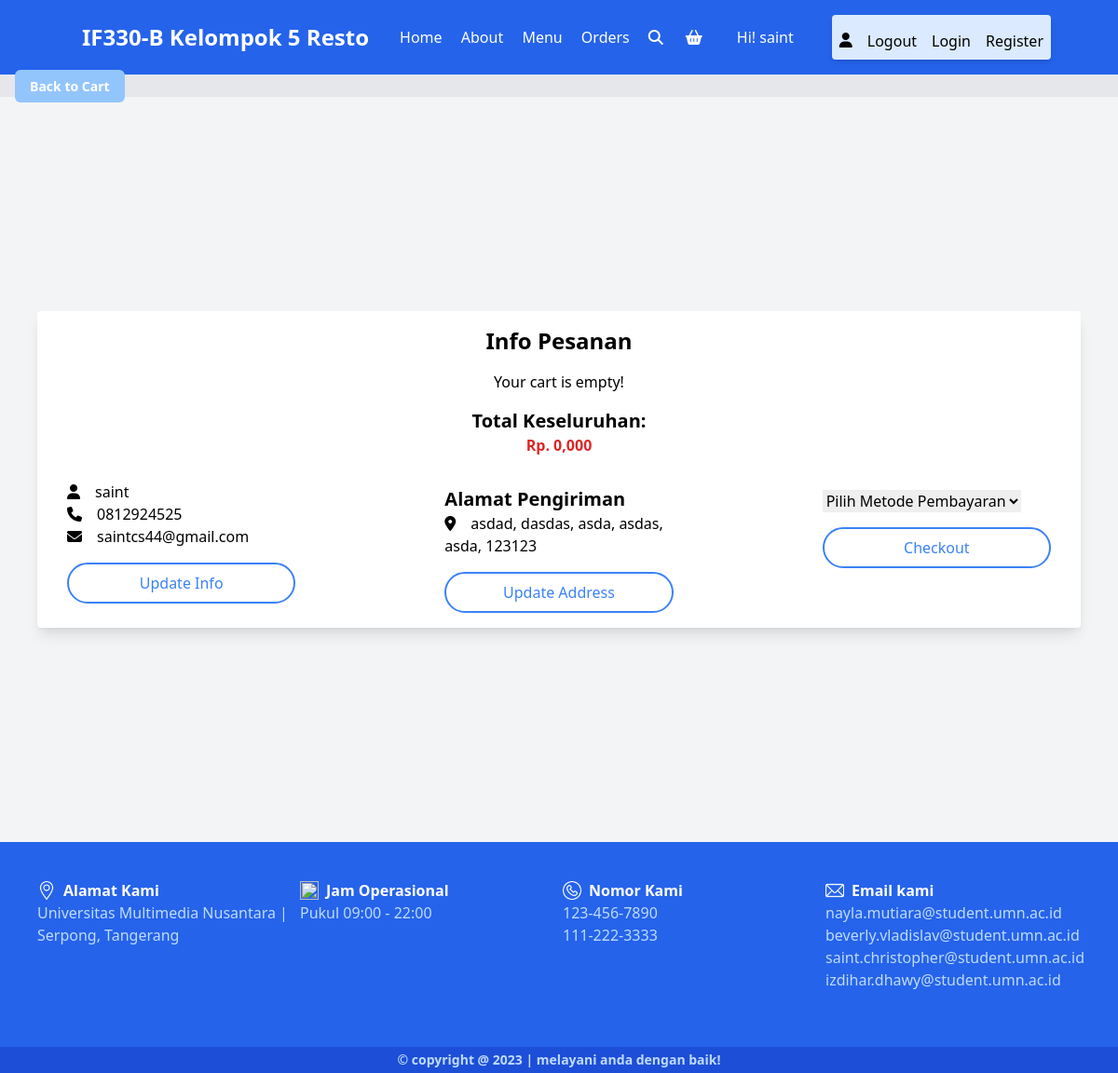
The page /checkout.php (signed in) on the database its author committed.
### tables this page shows
CREATE TABLE `users` (
  `id` int(100) NOT NULL,
  `name` varchar(20) NOT NULL,
  `email` varchar(50) NOT NULL,
  `number` varchar(10) NOT NULL,
  `password` varchar(50) NOT NULL,
  `address` varchar(500) NOT NULL
);

### checkout.php (the view, shortened to what this page needs)
<?php
include 'components/connect.php';
if (isset($_SESSION['user_id'])) {
    $user_id = $_SESSION['user_id'];
} else {
    $user_id = '';
    header('location:home.php');
}
?>
<!DOCTYPE html>
<html lang="en">
<head>
    <link href="https://cdn.jsdelivr.net/npm/tailwindcss@2.2.15/dist/tailwind.min.css" rel="stylesheet">
</head>
<body class="bg-gray-200">
    <?php include 'components/user_header.php' ?>
    <?php include 'components/back_to_cart.php' ?>
    <section class="checkout bg-gray-100 min-h-screen flex items-center justify-center w-full md:px-10">
        <div class="w-full bg-white rounded shadow-lg">
            <form action="" method="post" class="p-4 grid justify-items-center">
                <h1 class="text-2xl font-bold text-center mb-4">Info Pesanan</h1>
                <div class="cart-items mb-4">
                    <?php
                        $grand_total = 0;
                        $cart_items = [];
                        $select_cart = $conn->prepare("SELECT * FROM cart WHERE user_id = ?");
                        $select_cart->execute([$user_id]);
                        if ($select_cart->rowCount() > 0) {
                            while ($fetch_cart = $select_cart->fetch(PDO::FETCH_ASSOC)) {
                                $cart_items[] = $fetch_cart['name'] . ' (' . 'RP' . number_format($fetch_cart['price'] * $fetch_cart['quantity'], 0, ',', '.') . ')';
                                $total_products = implode($cart_items);
                                $grand_total += ($fetch_cart['price'] * $fetch_cart['quantity']);
                    ?>
                     <div class="flex items-center justify-between">
                        <span class="name text-sm sm:text-base md:text-lg lg:text-xl xl:text-2xl"><?= $fetch_cart['name']; ?></span>
                        <span class="text-gray-600">.............................................</span>
                        <span class="price text-sm sm:text-base md:text-lg lg:text-xl xl:text-2xl">Rp.
                            <?= number_format($fetch_cart['price'] * $fetch_cart['quantity'], 0, ',', '.'); ?>,000</span>
                    </div>
                    <?php
                     }
                  } else {
                     echo '<p class="empty text-center">Your cart is empty!</p>';
                  }
                  ?>
                </div>
                <p class="grand-total flex flex-col justify-center items-center">
                    <span class="name text-xl font-bold">Total Keseluruhan:</span>
                    <span class="price font-semibold text-red-600">Rp. <?= number_format($grand_total, 0, ',', '.'); ?>,000</span>
                </p>
                <div class="user-info mt-4 md:grid grid-cols-3 gap-40 px-4">
                    <div class="flex flex-col justify-center">
                        <p><i class="fas fa-user mr-4"></i><span><?= $fetch_profile['name'] ?></span></p>
                        <p><i class="fas fa-phone mr-4"></i><span><?= $fetch_profile['number'] ?></span></p>
                        <p><i class="fas fa-envelope mr-4"></i><span><?= $fetch_profile['email'] ?></span></p>
                        <a href="update_profile.php"
                            class="btn bg-transparent hover:bg-blue-100 text-blue-500 border-2 border-blue-500 py-2 text-center rounded-full mt-4">Update
                            Info</a>
                    </div>
                    <div class="flex flex-col">
                        <h3 class="text-xl font-semibold mt-4">Alamat Pengiriman</h3>
                        <p><i class="fas fa-map-marker-alt mr-4"></i><span><?php
                            if ($fetch_profile['address'] == '') {
                                echo 'Please enter your address';
                            } else {
                                echo $fetch_profile['address'];
                            } ?></span></p>
                        <a href="update_address.php"
                            class="btn bg-transparent hover:bg-blue-100 text-blue-500 border-2 border-blue-500 py-2 text-center rounded-full mt-4">Update
                            Address</a>
                    </div>
                    <div class="flex flex-col">
                        <label class="block mt-4">
                            <select name="method" class="input mt-1" required>
                                <option value="" disabled selected>Pilih Metode Pembayaran</option>
                            </select>
                        </label>
                        <input type="submit" value="Checkout" name="submit" class="btn bg-transparent hover:bg-blue-100 text-blue-500 border-2 border-blue-500 py-2 text-center rounded-full mt-4">
                    </div>
                </div>
            </form>
        </div>
    </section>
    <?php include 'components/footer.php' ?>
</body>
</html>

### components/user_header.php (shortened to what this page needs)
<header class="bg-blue-600 p-4">
    <section class="container mx-auto flex items-center justify-between">
        <a href="home.php" class="text-2xl font-bold text-white">IF330-B Kelompok 5 Resto </a>
        <div class="hidden md:flex md:items-center">
            <nav class="text-center md:text-left">
                <a href="home.php" class="text-white hover:underline p-2 text-sm md:text-base">Home</a>
                <a href="about.php" class="text-white hover:underline p-2 text-sm md:text-base">About</a>
                <a href="menu.php" class="text-white hover:underline p-2 text-sm md:text-base">Menu</a>
                <a href="orders.php" class="text-white hover:underline p-2 text-sm md:text-base">Orders</a>
            </nav>
            <a href="search.php" class="text-white hover:text-gray-200 p-3"><i class="fas fa-search"></i></a>
            <a href="cart.php" class="text-white hover:text-gray-200 p-3"><i class="fa fa-shopping-basket"></i></a>
        </div>
        <?php
        if (isset($user_id) && !empty($user_id)) {
            $select_profile = $conn->prepare("SELECT * FROM `users` WHERE id = ?");
            $select_profile->execute([$user_id]);
            if ($select_profile->rowCount() > 0) {
                $fetch_profile = $select_profile->fetch(PDO::FETCH_ASSOC);
                echo '<p class="text-white hidden sm:block">Hi! ' . $fetch_profile['name'] . '</p>';
            }
        }
        ?>
        <div id="userDropdown"
            class="relative right-1 left-4 hidden sm:flex md:flex sm:flex-col md:flex-row md:items-center sm:space-y-2 md:space-x-4 bg-blue-100 text-black rounded shadow-md p-2">
            <a href="profile.php" class="hover:underline md:pt-1.5"><i class="fas fa-user alt"></i></a>
            <a href="components/user_logout.php" onclick="return confirm('Logout from this website?');"
                class="text-red hover:underline ">Logout</a>
            <a href="login.php" class="hover:underline">Login</a>
            <a href="register.php" class="hover:underline">Register</a>
        </div>
    </section>
</header>

### rows shown on the page
users: name "saint", number "0812924525", email "saintcs44@gmail.com", address "asdad, dasdas, asda, asdas, asda, 123123"

### other values the page prints
$grand_total "0"
